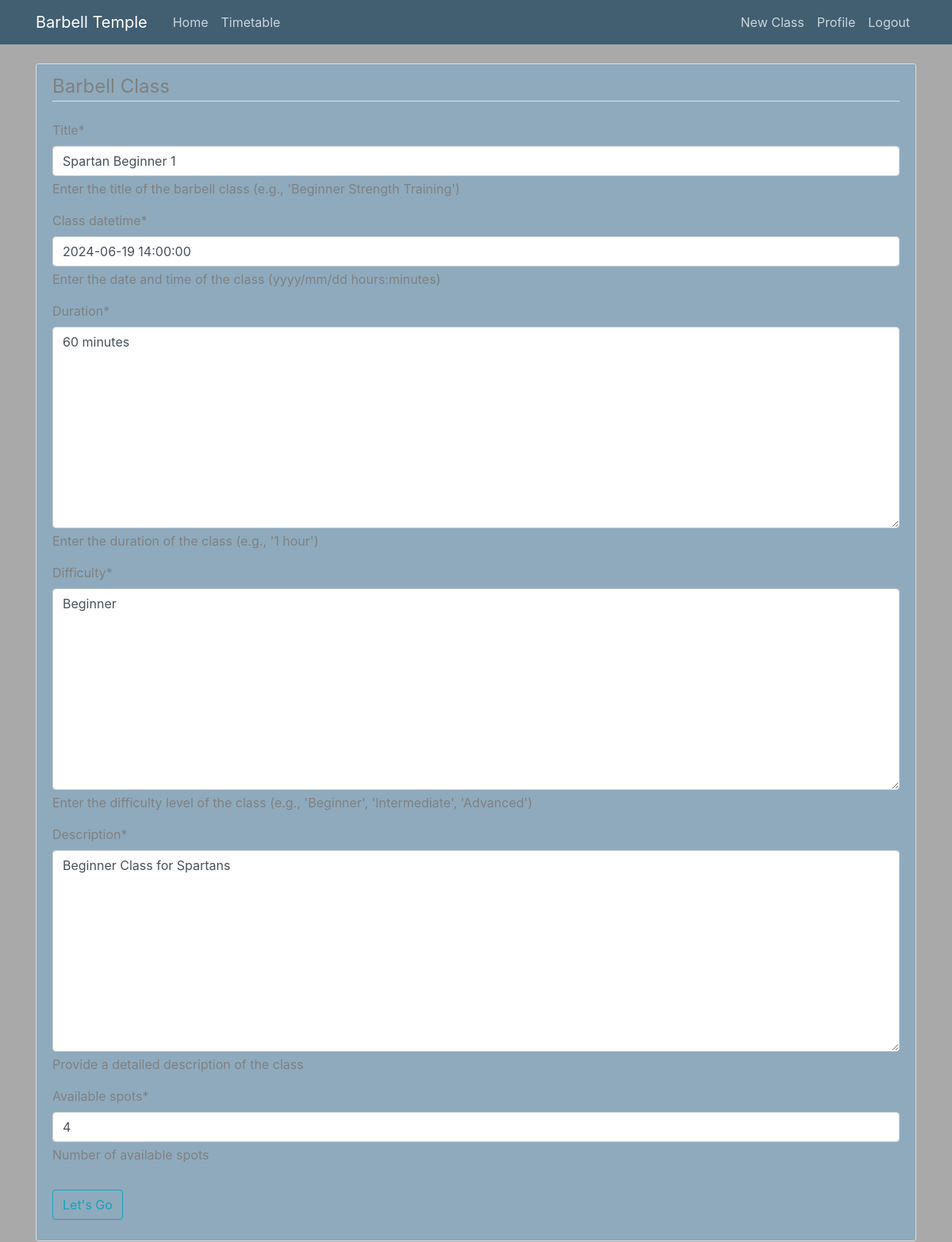
Page /barbellclass/15/update/ (signed in) on the committed database.
### barbell_classes/models.py (models this page shows, shortened)
class BarbellClass(models.Model):
    title = models.CharField(max_length=100, help_text="Enter the title of the barbell class (e.g., 'Beginner Strength Training')")
    image = CloudinaryField('image', default='placeholder')
    date_posted = models.DateTimeField(default=timezone.now)
    author = models.ForeignKey(User, on_delete=models.CASCADE)
    class_datetime = models.DateTimeField(default=timezone.now, help_text="Enter the date and time of the class (yyyy/mm/dd hours:minutes)")
    duration = models.TextField(default='', help_text="Enter the duration of the class (e.g., '1 hour')")
    difficulty = models.TextField(default='', help_text="Enter the difficulty level of the class (e.g., 'Beginner', 'Intermediate', 'Advanced')")
    description = models.TextField(help_text="Provide a detailed description of the class")
    available_spots = models.IntegerField(default=0, help_text="Number of available spots")

### barbell_classes/views.py (the view, shortened to what this page needs)
# urls.py: path('barbellclass/<int:pk>/update/', BarbellClassUpdateView.as_view(), name='barbellclass-update'),
class BarbellClassUpdateView(LoginRequiredMixin, UserPassesTestMixin, UpdateView):
    model = BarbellClass
    fields = ['title', 'class_datetime', 'duration', 'difficulty', 'description', 'available_spots']
    def test_func(self):
        barbellclass = self.get_object()
        return self.request.user == barbellclass.author

### barbell_classes/templates/barbell_classes/barbellclass_form.html (shortened to what this page needs)
{% extends "barbell_classes/base.html" %}
{% load crispy_forms_tags %}
{% block content %}
    <div class="content-section">
        <form method="POST" id="barbell-class-form" onsubmit="return validateForm()">
            <fieldset class="form-group">
                <legend class="border-bottom mb-4">Barbell Class</legend>
                {{ form|crispy }}
            </fieldset>
            <div class="form-group">
                <button class="btn btn-outline-info" type="submit">Let's Go</button>
            </div>
        </form>
    </div>
{% endblock content %}

### staticfiles/barbell_classes/main.css (style rules this page uses)
body { background: gray; color: gray; background-color: darkgray; margin-top: 5rem; }
.content-section { background: #8faabd; padding: 10px 20px; border: 1px solid #dddddd; border-radius: 3px; margin-bottom: 20px; }

### rows in the picture
BarbellClass: title "Spartan Beginner 1", class_datetime "2024-06-19 14:00:00", duration "60 minutes", difficulty "Beginner", description "Beginner Class for Spartans", available_spots "4"
